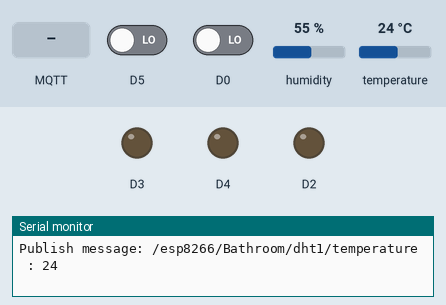
A sketch run on a simulated ESP8266 (NodeMCU). Shown: output pins drawn as LEDs (lit = HIGH), the last lines printed to the serial monitor. The inputs (shaded band) are chosen by the test bench; at power-on: D5 LOW, D0 LOW, humidity 55 %, temperature 24 °C. WiFi joins after 1.5 s; servers stay silent unless stated; random numbers use the default seed unless the sketch sets one; no MQTT or app messages arrive unless stated.

Above: at 2.7 s.
2.8 s: D5 driven HIGH
10.1 s: D5 driven LOW
At 16.2 s:
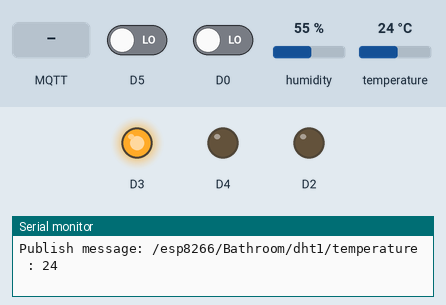
17.4 s: MQTT message "1" arrives on the first subscribed topic
18.9 s: MQTT message "on" arrives on the first subscribed topic
20.4 s: MQTT message "off" arrives on the first subscribed topic
Timing chart, 0 to 22.9 s (numbered marks = the images above; inputs shaded):
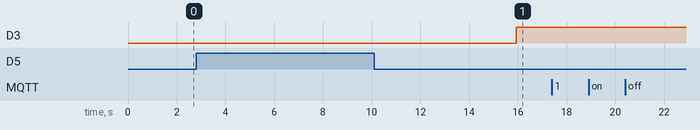

The sketch:

mqtt_object_esp8266_wifi.ino
```cpp
#include <Vector.h>
#include <DHT.h>
#include <ESP8266WiFi.h>
#include <PubSubClient.h>

enum DeviceType {button, rele, dht_sensor};

class Device {
  public:
    byte pin;            // номер вывода
    byte mode = INPUT;  // режим работы
    // (используем так как по умолчанию RTTI диактивирован и влечёт большые накладные расходы и нет возможности использовать typeid)
    DeviceType type;   // ключ для определения типа к которому будем приводить
    const char* name; // Имя устройства
    int state = 0; // Состояние устройства
};

class Button : public Device {
  public:
    int tickAntiBounce = 0; // Счётчик итераций для реализации анти дребезга кнопки
    Button(const char* _name, byte _pin);
};

class Rele : public Device {
  public:
    Rele(const char* _name, byte _pin);
};

class DHT_Sensor : public Device {
  public:
    int temperature;
    int humidity;
    const char* mqtt_temperature;
    const char* mqtt_humidity;
    DHT *dht; // Ссылка на экземпляр датчика
    DHT_Sensor(const char* _name, const char* _mqtt_temperature, const char* _mqtt_humidity,  byte _pin, DHT *_dht);
};

class MQTT_Device {
  public:
    const char* topic_module; // топик с названием модуля
    const char* topic_room; // топик с именем комнаты
    const char* topic_device; // топик с названием устройства (кнопка, реле, датчик и.т.д)
    Device *device; // ссылка на устройство
    MQTT_Device(const char* _topic_module, const char* _topic_room,  const char* _topic_device,  Button *_device);
    MQTT_Device(const char* _topic_module, const char* _topic_room,  const char* _topic_device,  Rele *_device);
    MQTT_Device(const char* _topic_module, const char* _topic_room,  const char* _topic_device,  DHT_Sensor *_device);
};

class WiFi_Setting {
  public:
    const char* ssid;
    const char* password;

    WiFi_Setting(const char* ssid, const char* password);
};

WiFi_Setting::WiFi_Setting(const char* _ssid, const char* _password) {
  ssid = _ssid;
  password = _password;
};

Button::Button(const char* _name, byte _pin) {
  name = _name;
  state = 0;
  type = button;
  pin = _pin;
  mode = INPUT;
}

Rele::Rele(const char* _name, byte _pin) {
  name = _name;
  state = 0;
  type = rele;
  pin = _pin;
  mode = OUTPUT;
}

DHT_Sensor::DHT_Sensor(const char* _name, const char* _mqtt_temperature, const char* _mqtt_humidity, byte _pin, DHT *_dht) {
  pin = _pin;
  mode = INPUT;
  name = _name;
  type = dht_sensor;
  dht = _dht;
  mqtt_temperature = _mqtt_temperature;
  mqtt_humidity = _mqtt_humidity;
}

MQTT_Device::MQTT_Device(const char* _topic_module, const char* _topic_room, const char* _topic_device,  Button *_device)
{
  topic_module = _topic_module;
  topic_room = _topic_room;
  topic_device = _topic_device;
  device = _device;
}

MQTT_Device::MQTT_Device(const char* _topic_module, const char* _topic_room, const char* _topic_device,  Rele *_device)
{
  topic_module = _topic_module;
  topic_room = _topic_room;
  topic_device = _topic_device;
  device = _device;
}

MQTT_Device::MQTT_Device(const char* _topic_module, const char* _topic_room, const char* _topic_device,  DHT_Sensor *_device)
{
  topic_module = _topic_module;
  topic_room = _topic_room;
  topic_device = _topic_device;
  device = _device;
}

WiFiClient espClient;
PubSubClient client(espClient);

const char* mqtt_server = "192.168.88.199";
const char* mqtt_login = "leganas";
const char* mqtt_password = "kj4cuetd";
Vector<MQTT_Device> mqtt_list;

const int MaxTickAntiBounce = 5000; // Количесто тиков антидребезга для срабатывания кнопки

long lastMsg = 0;
char msg[50];

void setup() {
  Serial.begin(115200);
  Serial.println("Init device");
  mqtt_list.push_back(MQTT_Device("/esp8266", "/Bathroom", "/dht1", reinterpret_cast<DHT_Sensor*>(new DHT_Sensor("DHT", "/temperature", "/humidity", D1, new DHT (D1, DHT11)))));
  mqtt_list.push_back(MQTT_Device("/esp8266", "/Bathroom", "/button1", reinterpret_cast<Button*>(new Button("Выключатель вентилятор", D0))));
  mqtt_list.push_back(MQTT_Device("/esp8266", "/Bathroom", "/button2", reinterpret_cast<Button*>(new Button("Выключатель бойлер", D5))));
  mqtt_list.push_back(MQTT_Device("/esp8266", "/Bathroom", "/rele1", reinterpret_cast<Rele*>(new Rele("Реле вентилятор", D2))));
  mqtt_list.push_back(MQTT_Device("/esp8266", "/Bathroom", "/rele2", reinterpret_cast<Rele*>(new Rele("Реле бойлер", D3))));

  pinMode(BUILTIN_LED, OUTPUT);     // Initialize the BUILTIN_LED pin as an output
  for (int i = 0; i < mqtt_list.size(); i++){
    // тут определяем тип устройства и инициализируем его в зависимости от типа
    if (mqtt_list[i].device->type == dht_sensor) {
      DHT_Sensor *dht_device = reinterpret_cast<DHT_Sensor*>(mqtt_list[i].device);
      dht_device->dht->begin();
    } else pinMode(mqtt_list[i].device->pin, mqtt_list[i].device->mode);
  }
  setup_wifi();
  client.setServer(mqtt_server, 1883);
  client.setCallback(callback);
}


const String catStr(const char* str1, const char* str2) {
  char result[512];
  snprintf(result, sizeof result, "%s%s", str1, str2);
  String str = result;
  return str;
}

void setup_wifi() {
  WiFi_Setting wifiSetting("LS_AP", "foreverls");
  delay(10);
  // We start by connecting to a WiFi network
  Serial.println();
  Serial.print("Connecting to ");
  Serial.println(wifiSetting.ssid);
  WiFi.begin(wifiSetting.ssid, wifiSetting.password);
  while (WiFi.status() != WL_CONNECTED) {
    delay(500);
    Serial.print(".");
  }
  randomSeed(micros());
  Serial.println("");
  Serial.println("WiFi connected");
  Serial.println("IP address: ");
  Serial.println(WiFi.localIP());
}

void callback(char* topic, byte* payload, unsigned int length) {
  Serial.print("Message arrived [");
  Serial.print(topic);
  Serial.print("] ");
  for (int i = 0; i < length; i++) {
    Serial.print((char)payload[i]);
  }
  Serial.println();

  // Ищем топик реле (его будем щёлкать если пришло изменение)
  int releNumber = -1;
  for (int i = 0; i < mqtt_list.size(); i++){
    if (mqtt_list[i].device->type == rele) {
      Rele *dev = reinterpret_cast<Rele*>(mqtt_list[i].device);
      String base = catStr(mqtt_list[i].topic_module,mqtt_list[i].topic_room);
      String dev_name(mqtt_list[i].topic_device);
      if (strcmp(topic,(base + dev_name).c_str())==0) releNumber = i;
    }
    if (releNumber > -1) break;
  }
  if (releNumber > -1) {
    if ((char)payload[0] == '1') setstate(releNumber,1);
    if ((char)payload[0] == '0') setstate(releNumber,0);
  }
}

void reconnect() {
  while (!client.connected()) {
    Serial.print("Attempting MQTT connection...");
    // Create a random client ID
    String clientId = "ESP8266Client-";
    clientId += String(random(0xffff), HEX);
    if (client.connect(clientId.c_str(), mqtt_login, mqtt_password)) {
      Serial.println("connected");
      for (int i = 0; i < mqtt_list.size(); i++) {
        String base = catStr(mqtt_list[i].topic_module,mqtt_list[i].topic_room);
        Serial.print("Подписываемся на топик : ");
        Serial.println(catStr(base.c_str(),mqtt_list[i].topic_device).c_str());
        client.subscribe(catStr(base.c_str(),mqtt_list[i].topic_device).c_str());
      }
    } else {
      Serial.print("failed, rc=");
      Serial.print(client.state());
      Serial.println(" try again in 5 seconds");
      // Wait 5 seconds before retrying
      delay(5000);
    }
  }
}


void loop() {

  if (!client.connected()) {
    reconnect();
  }
  client.loop();

  // Опрашиваем устройства (и публикуем состояния в MQTT брокера)
  for (int i = 0; i <  mqtt_list.size(); i++) {
    switch (mqtt_list[i].device->type) {
      case button:
      // По состоянию выключателей переключаем реле и за одно передаём их состояние
      // Всё это в Action
      // (как и раньше только передаётся еще и состояние выключателей)
      // можно судить будет на стороне Mojordomo кто щёлкнул реле (реальный выключатель или на стороне Mojerdomo программное переключение произошло)
        if (PubButtonState(&mqtt_list[i]) == true) Action(i);
        break;
      case rele:
      // Постоянно публиковать походу не нужно, дальше разберёмся может добавлю предыдущее состояние реле и буду публиковать по изменению значения
//        PubReleState(&mqtt_list[i]);
        break;
      case dht_sensor:
        long now = millis();
        if (now - lastMsg > 2000) { // Каждые 2 секунды публикуем данные DHT сенсора(ов)
          lastMsg = now;
          dht_sensor_pub(&mqtt_list[i]);
        }
        break;
    }
  }
}

void setstate(int id, int state) {
  if (state == 0) {
    digitalWrite(mqtt_list[id].device->pin,HIGH);
    mqtt_list[id].device->state = 0;
  } else {
    digitalWrite(mqtt_list[id].device->pin,LOW);
    mqtt_list[id].device->state = 1;
  }
}

// Переключает состояние устройства на противоположное
int swithState(int id){
   if (mqtt_list[id].device->state == 0){
    setstate(id,1);
    return 1;
   } else {
    setstate(id,0);
    return 0;
   }
}

// Некий экшен в качестве ID принемаем номер Device , эта функция всегда специфичная
// Пока не очень красиво всё привязано к номерам , но некий HashMap я пока хз как реализовать
void Action(int id){
  switch (id) {
     case 1: // Если был счёлчок button1
         swithState(3);
         PubReleState(&mqtt_list[3]);
     break;
     case 2: // Если был счёлчок button2
         swithState(4);
         PubReleState(&mqtt_list[4]);
     break;
  }
}

// Если состояние Кнопки изменилось (и прошло 1000 тиков анти дребезга) публикует это дело в MQTT сеть (и возвращает true если менялось положение)
boolean PubButtonState(MQTT_Device *mqtt_dev){
  MQTT_Device *mqttdev = reinterpret_cast<MQTT_Device*>(mqtt_dev);
  Button *dev = reinterpret_cast<Button*>(mqttdev->device);
  int current_rele_state = digitalRead(dev->pin);
  if (current_rele_state != dev->state) {
    if (dev->tickAntiBounce < MaxTickAntiBounce) {
      dev->tickAntiBounce++;
    } else {
      String base = catStr(mqtt_dev->topic_module,mqtt_dev->topic_room);
      snprintf (msg, 75, "%ld", dev->state);
      Serial.print("Publish message: ");
      Serial.print(catStr(base.c_str(),mqtt_dev->topic_device).c_str()); Serial.print(" - ");
      Serial.println(msg);
      dev->state = current_rele_state;
      dev->tickAntiBounce = 0;
      client.publish(catStr(base.c_str(),mqtt_dev->topic_device).c_str(), msg);
      return true;
    }
  } else dev->tickAntiBounce = 0;
  return false;
}

// Публикуем текущее состояние реле
void PubReleState(MQTT_Device *mqtt_dev){
  MQTT_Device *mqttdev = reinterpret_cast<MQTT_Device*>(mqtt_dev);
  Rele *dev = reinterpret_cast<Rele*>(mqttdev->device);
  String base = catStr(mqtt_dev->topic_module,mqtt_dev->topic_room);
  snprintf (msg, 75, "%ld", dev->state);
  Serial.print("Publish message: ");
  Serial.print(catStr(base.c_str(),mqtt_dev->topic_device).c_str()); Serial.print(" - ");
  Serial.println(msg);
  client.publish(catStr(base.c_str(),mqtt_dev->topic_device).c_str(), msg);
}

// Публикует информацию от датчика температуры и влажности
void dht_sensor_pub(MQTT_Device *mqtt_dev){
  MQTT_Device *mqttdev = reinterpret_cast<MQTT_Device*>(mqtt_dev);
  DHT_Sensor *dev = reinterpret_cast<DHT_Sensor*>(mqttdev->device);
  DHT *sensor = dev->dht;

  dev->humidity = sensor->readHumidity();
  if (dev->humidity <= 100) {
    String base = catStr(mqttdev->topic_module,mqttdev->topic_room);
    snprintf (msg, 75, "%ld", dev->humidity);
    base = base + catStr(mqttdev->topic_device,dev->mqtt_humidity);
    Serial.print("Publish message: ");
    Serial.print(base.c_str());Serial.print(" : ");Serial.println(msg);
    client.publish(base.c_str(), msg);
  }
  dev->temperature = sensor->readTemperature();
  if (dev->temperature <= 100) {
    String base = catStr(mqttdev->topic_module,mqttdev->topic_room);
    snprintf (msg, 75, "%ld", dev->temperature);
    base = base + catStr(mqttdev->topic_device,dev->mqtt_temperature);
    Serial.print("Publish message: ");
    Serial.print(base.c_str());Serial.print(" : ");Serial.println(msg);
    client.publish(base.c_str(), msg);
  }
}
```

Measured:
- after the input at 10.1 s, D3: LOW → HIGH after 5.8 s
